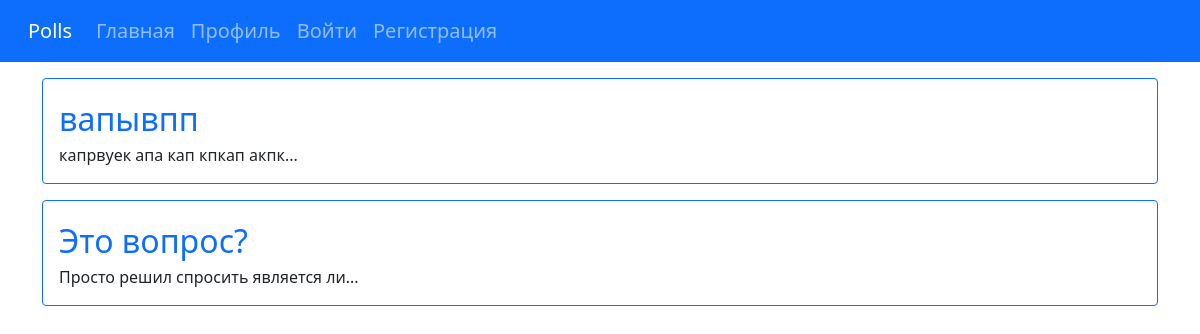
/polls/, run on an earlier commit of the app's database.
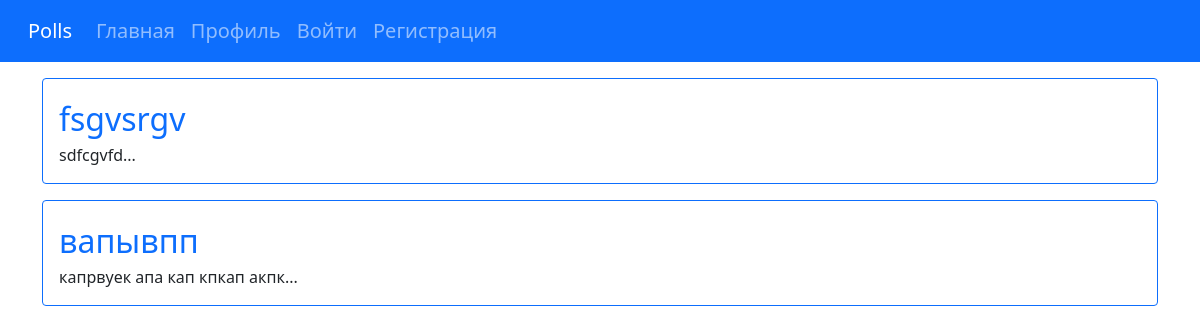
And on a later commit of the database.
### polls/models.py (models this page shows, shortened)
class Question(models.Model):
    question_text = models.CharField(max_length=200)
    description = models.TextField(null=True, blank=True)
    img = models.ImageField(null=True, blank=True, upload_to='static/img/')
    pub_date = models.DateTimeField('date published')
    voted_users = models.ManyToManyField(SomeUser, null=True, blank=True, verbose_name='Проголосовавшие',
                                         related_name='related_user')

### polls/views.py (the view)
# urls.py: path('', views.IndexView.as_view(), name='index'),
class IndexView(generic.ListView):
    template_name = 'polls/index.html'
    context_object_name = 'latest_question_list'
    def get_queryset(self):
        return Question.objects.order_by('-pub_date').filter(
            pub_date__range=[datetime.datetime.now() - datetime.timedelta(days=30), datetime.datetime.now()]
        )
    def get_context_data(self, **kwargs):
        context = super(IndexView, self).get_context_data(**kwargs)
        context['description'] = Question.objects.all().values_list('description')
        return context

### polls/templatetags/templates.py (called while the page is built)
@register.simple_tag()
def textSlice(text, *args, **kwargs):
    return ' '.join(text.split()[:5]) + '...'

### polls/templates/polls/index.html (shortened to what this page needs)
{% extends 'base.html' %}
{% load templates %}
{% load bootstrap4 %}
{% block content %}
    {% for question in latest_question_list %}
    <div class="index card border border-primary">
  <div class="card-body">
    <a href="{% url 'polls:detail' question.id %}" class="card-title text-decoration-none fs-2">{{question.question_text}}</a>
    <p class="card-text">{% textSlice question.description %}</p>
  </div>
</div>
    {% endfor %}
{% endblock %}

What changed in the data, as far as the page shows it:
removed Question: question_text "Это вопрос?", description "Просто решил спросить является ли..."
added Question: question_text "fsgvsrgv", description "sdfcgvfd..."
